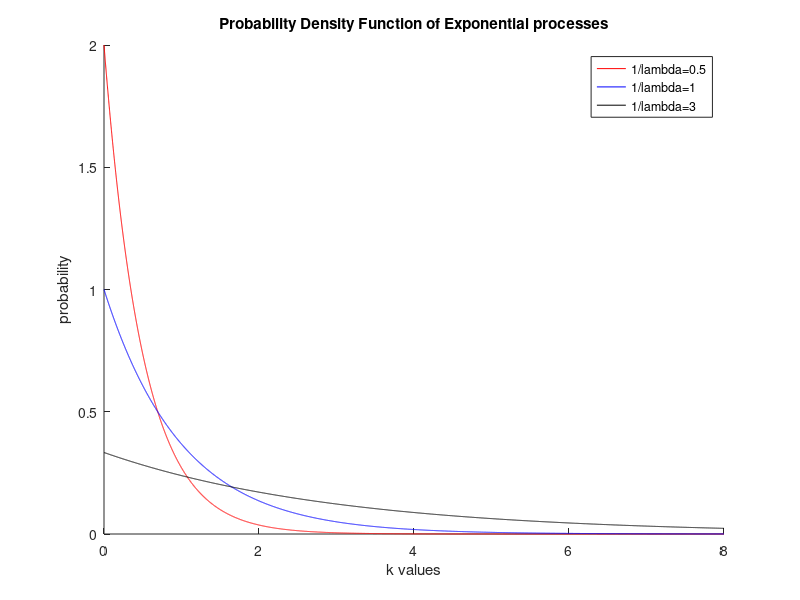
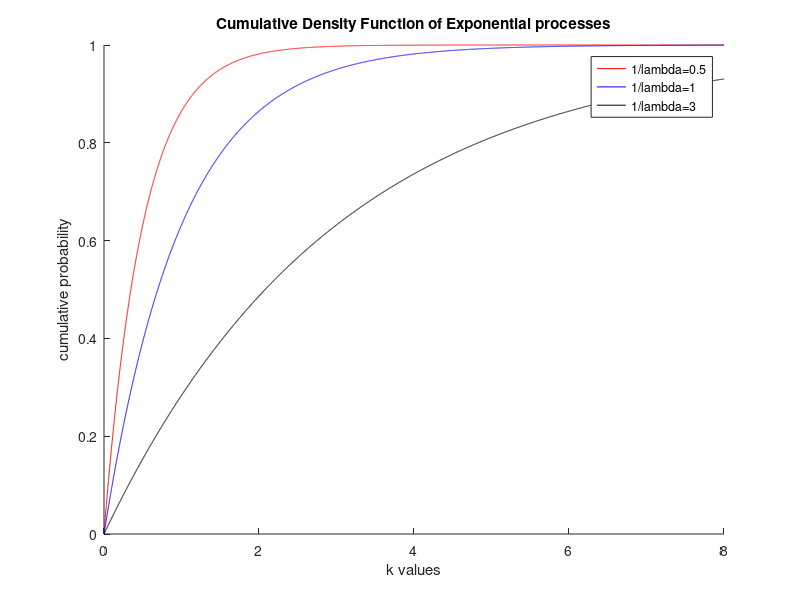

Here is the MATLAB script that generated these plots, in order:
pkg load statistics

clc;
clear all;
close all;

# TASK: In a common diagram, design the Probability Density Function of Exponential processes
# with mean parameters (1/lambda) 0.5, 1, 3. In the horizontal axes, choose k parameters 
# between 0 and 8. 

k = 0:0.001:8;
# Hint is use k = 0:0.00001:8, for less demanding calculations and graphs we use k = 0:0.001:8.
mean = [0.5,1,3];

for i=1:columns(mean)
  exponential(i,:) = exppdf(k,mean(i));
endfor

colors = "rbk";
figure(1);
hold on;

for i=1:columns(mean)
  plot(k,exponential(i,:),colors(i),"linewidth",0.1);
endfor

title("Probability Density Function of Exponential processes");
xlabel("k values");
ylabel("probability");
legend("1/lambda=0.5","1/lambda=1","1/lambda=3");
hold off;


# TASK: In a common diagram, design the Cumulative Density Function of Exponential processes
# with mean parameters (1/lambda) 0.5, 1, 3. In the horizontal axes, choose k parameters 
# between 0 and 8. 

for i=1:columns(mean)
  exponentialc(i,:) = expcdf(k,mean(i));
endfor

colors = "rbk";
figure(2);
hold on;

for i=1:columns(mean)
  plot(k,exponentialc(i,:),colors(i),"linewidth",0.1);
endfor

title("Cumulative Density Function of Exponential processes");
xlabel("k values");
ylabel("cumulative probability");
legend("1/lambda=0.5","1/lambda=1","1/lambda=3");
hold off;


# TASK: Using the Cumulative Density Function of Exponential Processes calculate the following
# probabilities: P(X>30000) and Pr(X>50000|X>20000).

k = 0:0.00001:8;

expo(1,:) = expcdf(k,2.5);

#P(A|B) = P(A^B)/P(B);

p_30000 = 1 - expo(30000);
p_50000 = 1 - expo(50000);
p_20000 = 1 - expo(20000);
conditional = p_50000/p_20000;

display("P(X>30000) is equal to:");
display(p_30000);

display("Pr(X>50000|X>20000) is equal to:");
display(conditional);

# The two probabilities are equal because the Exponential distribution has the memorylessness
# property, which means that the system constantly forgets which state it is in, showcased by
# the general rule of: P(X>m+n|X>m) = P(X>n), which applies here as: P(X>20000+30000|X>20000) =
# = P(X>30000).